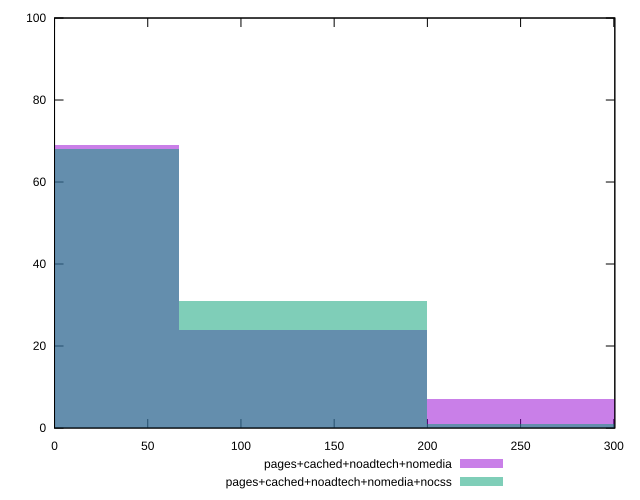

Reproduce this figure in gnuplot.
reset

$pagesCachedNoadtechNomedia <<EOF
266.6439688372536 7
0 69
133.3219844186268 24
EOF

$pagesCachedNoadtechNomediaNocss <<EOF
266.6439688372536 1
0 68
133.3219844186268 31
EOF

set key outside below
set boxwidth 133.3219844186268
set xrange [0:300.548]
set yrange [0:100]
set trange [0:100]
set style fill transparent solid 0.5 noborder
set terminal svg size 640, 500 enhanced background rgb 'white'
set output "report_00018_2021-02-10T15-25-16.877Z/uses-rel-preconnect/comparison/histogram/3_vs_4.svg"

plot $pagesCachedNoadtechNomedia title "pages+cached+noadtech+nomedia" with boxes, \
     $pagesCachedNoadtechNomediaNocss title "pages+cached+noadtech+nomedia+nocss" with boxes

reset
